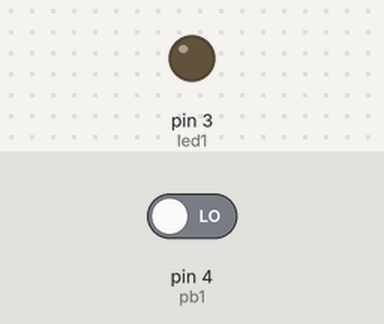
Bench run of a sketch on a simulated Arduino Uno, built with avr-gcc and run on an emulated ATmega328P. Shown: output pins drawn as LEDs (lit = HIGH). The test bench sets the inputs (shaded band); at power-on: pin 4 (pb1) LOW.

Above: at 1.2 s.
1.3 s: pin 4 (pb1) driven HIGH
At 1.7 s:
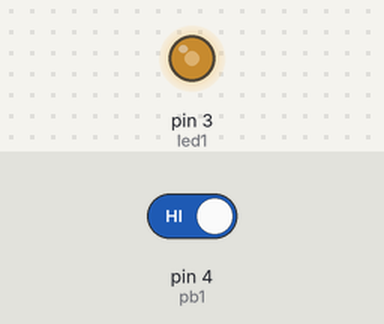
Timing chart, 0 to 4.3 s (numbered marks = the images above; inputs shaded):
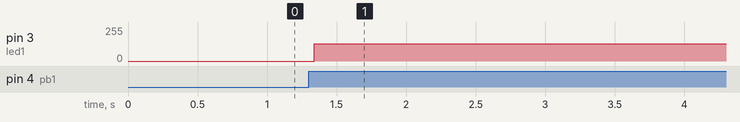

Measured:
- after the input at 1.3 s, pin 3 (led1): 0/255 → 131/255 at once

The sketch:

LATIHAN_LAMPUBERKEDIP_MATI_PB1.ino
```cpp
int led1=3;
int pb1=4;

void setup() {
  // put your setup code here, to run once:
pinMode(pb1,INPUT);
pinMode(led1,OUTPUT);
Serial.begin(9600);
}

void loop() {
  // put your main code here, to run repeatedly:
if(digitalRead(4)==1){
  nyalanih();

  loop();
}
if(digitalRead(4)==1){
  matinih();
}
loop();
}
void nyalanih(){
digitalWrite(led1,1);

digitalWrite(led1,0);

nyalanih();
}

void matinih(){
digitalWrite(led1,0);

digitalWrite(led1,0);

matinih();
}
```
